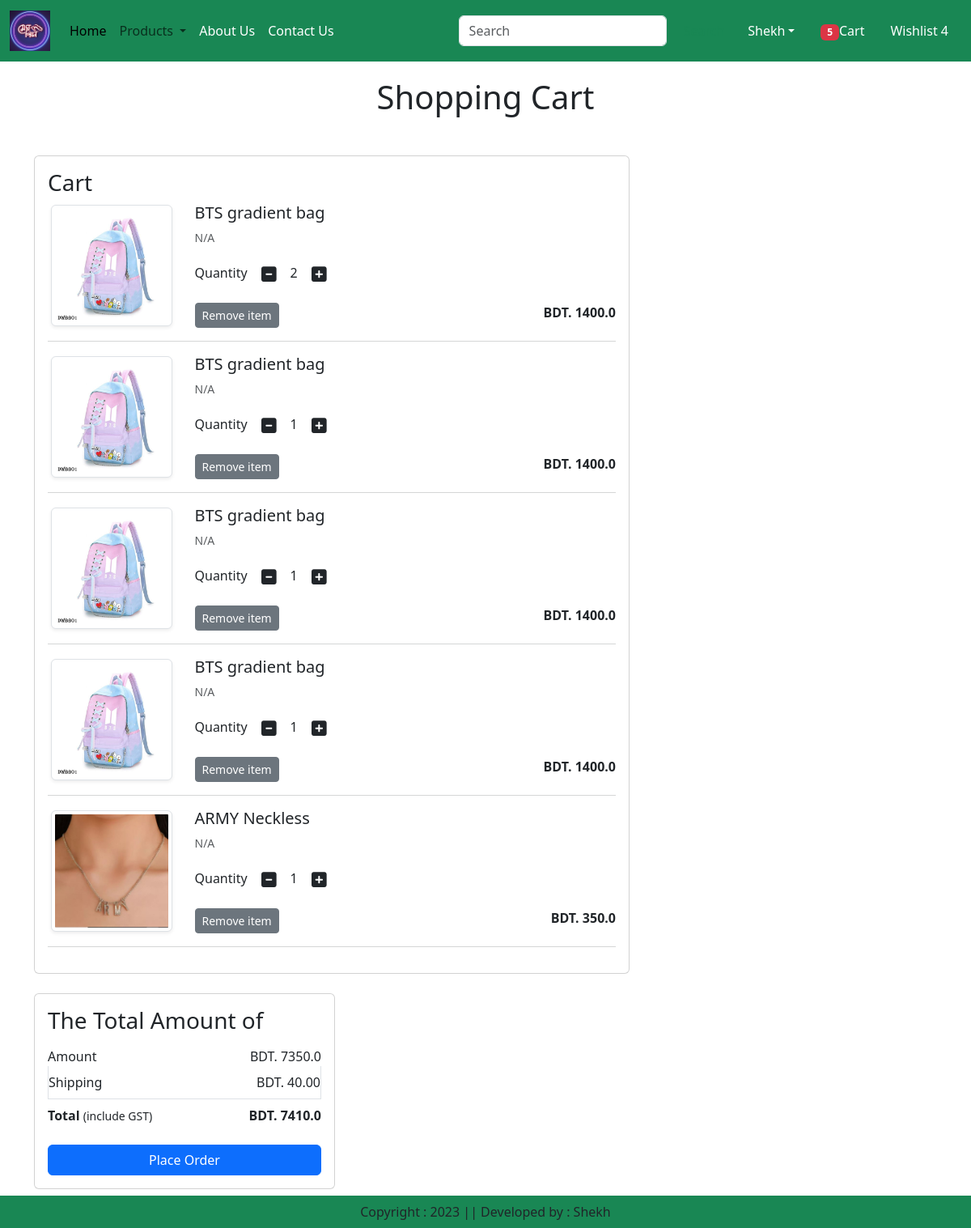
The app's page /cart/ (signed in) with its own data.
### app/models.py (models this page shows, shortened)
class Cart(models.Model):
    user = models.ForeignKey(User,on_delete=models.CASCADE)
    product = models.ForeignKey(Product,on_delete=models.CASCADE)
    quantity = models.PositiveIntegerField(default=1)

class Product(models.Model):
    title = models.CharField(max_length=100)
    selling_price = models.FloatField()
    discounted_price = models.FloatField()
    description = models.TextField()
    composition = models.TextField(default='')
    prodapp = models.TextField(default='')
    category = models.CharField(choices=CATEGORY_CHOICES, max_length=2)
    product_image = models.ImageField(upload_to='product')

### app/views.py (the view)
# urls.py: path("cart/", views.show_cart,name="showcart"),
def show_cart(request):
    user=request.user
    cart=Cart.objects.filter(user=user)
    amount=0
    for p in cart:
        value=p.quantity * p.product.discounted_price
        amount=amount+value
    totalamount=amount+60
    totalitem = 0
    if request.user.is_authenticated:
        totalitem=len(Cart.objects.filter(user=request.user))
    return render(request, 'app/addtocart.html',locals())

### app/templates/app/addtocart.html (shortened to what this page needs)
{% extends 'app/base.html' %}
{% load static %}
{% block main-content %}
<br><br>
<div class="container my-5">
    <div class="row">
        {% if cart %}
        <h1 class="text-center mb-5">Shopping Cart</h1>
        <div class="col-sm-8">
            <div class="card">
                <div class="card-body">
                    <h3>Cart</h3>
                    {% for item in cart %}
                    <div class="row">
                        <div class="col-sm-3 text-center align-self-center"><img src="{{item.product.product_image.url}}" alt="" srcset="" class="img-fluid img-thumbnail shadow-sm" height="150" width="150"> </div>
                        <div class="col-sm-9">
                            <div>
                                <h5>{{item.product.title}}</h5>
                                <p class="mb-2 text-muted small">{{item.product.description}}</p>
                                <div class="my-3">
                                    <label for="quantity">Quantity</label>
                                    <a class="minus-cart btn" pid={{item.product.id}}><i class="fas fa-minus-square fa-lg"></i></a>
                                     <span id="quantity">{{item.quantity}}</span>
                                    <a class="plus-cart btn" pid={{item.product.id}}><i class="fas fa-plus-square fa-lg"></i></a>
                                </div>
                                <div class="d-flex justify-content-between">
                                    <a href="#" class="remove-cart btn btn-sm btn-secondary mr-3" pid={{item.product.id}}>Remove item</a>
                                    <p class="mb-0"><span><strong>BDT. {{item.product.discounted_price}}</strong></span></p>
                                </div>
                            </div>
                        </div>
                    </div>
                    <hr class="text-muted">
                    {% endfor %}
                </div>
            </div>
        </div>
    </div>
<br>
    <div class="col-sm-4">
        <div class="card">
            <div class="card-body">
                <h3>The Total Amount of</h3>
                <ul class="list-group">
                    <li class="list-group-item d-flex justify-content-between align-items-center border-0 px-0 pb-0" >Amount<span id="amount">BDT. {{amount}}</span></li>
                    <li class="list-group-item d-flex justify-content-between align-items-center px-0">Shipping<span>BDT. 40.00</span></li>
                    <li class="list-group-item d-flex justify-content-between align-items-center border-0 px-0 mb-3">
                        <div>
                            <strong>Total</strong> <small>(include GST)</small>
                        </div>
                        <span id="totalamount"><strong>BDT. {{totalamount}}</strong></span>
                    </li>
                </ul>
                <div class="d-grid"><a href="{% url 'checkout' %}" class="btn btn-primary">Place Order</a></div>
            </div>
        </div>
    </div>
    {% else %}
    <h1 class="text-center mb-5">Cart is Empty</h1>
{% endif %}
</div>
{% endblock main-content %}

### app/templates/app/base.html (shortened to what this page needs)
<!DOCTYPE html>
{% load static  %}
<html lang="en">
<head>
    <link href="https://cdn.jsdelivr.net/npm/bootstrap@5.3.0-alpha1/dist/css/bootstrap.min.css" rel="stylesheet">
    <link rel='stylesheet' href="{% static 'app/css/owl.carousel.min.css' %}"/>
    <link rel='stylesheet' href="{% static 'app/css/all.min.css' %}"/>
    <link rel='stylesheet' href="{% static 'app/css/style.css' %}"/>
</head>
<body>
    <nav class="navbar navbar-expand-lg fixed-top navebar-dark bg-success">
        <div class="container-fluid">
          <a class="navbar-brand" href="#">
            <img src="{% static "app/images/MegPeon.jpg" %}" width="50" height="50" />
          </a>
          <div class="collapse navbar-collapse" id="navbarSupportedContent">
            <ul class="navbar-nav me-auto mb-2 mb-lg-0">
              {% if request.user.is_authenticated %}
              <li class="nav-item">
                <a class="nav-link active" aria-current="page" href="/">Home</a>
              </li>
              <li class="nav-item dropdown">
                <a class="nav-link dropdown-toggle" href="#" role="button" data-bs-toggle="dropdown" aria-expanded="false">
                  Products
                </a>
              </li>
              <li class="nav-item">
                <a class="nav-link text-white" href="{% url 'about' %}">About Us</a>
              </li>
              <li class="nav-item">
                <a class="nav-link text-white" href="{% url 'contact' %}">Contact Us</a>
              </li>
            </ul>
            <form class="d-flex" role="search">
              <input class="form-control me-2" type="search" placeholder="Search" aria-label="Search">
              <button class="btn btn-outline-success" type="submit">Search</button>
            </form>
          </div>
          <ul class="navbar-nav me-auto mb-2 mb-lg-0">
            <li class="nav-item dropdown mx-2">
                <a class="nav-link dropdown-toggle text-white" href="#" id="profileDropdown" role="button" data-bs-toggle="dropdown" aria-expanded="false">Shekh</a>
            </li>
            <li class="nav-item mx-2">
                <a href="{% url 'showcart' %}" class="nav-link text-white"><span class="badge bg-danger">{% if totalitem > 0 %} {{totalitem}} {% endif %}</span>Cart</a>
            </li>
            <li class="nav-item mx-2">
                <a href="#" class="nav-link text-white">Wishlist 4</a>
            </li>
            {% endif %}
          </ul>
        </div>
    </nav>
    {% block main-content %}{% endblock main-content %}
    <footer class="container-fluid fixed-bottom bg-success text-center p-2 mt-5">
        Copyright : 2023 || Developed by : Shekh
    </footer>
</body>
</html>

### records on screen
Cart: product.product_image (picture), product "BTS gradient bag", product.description "N/A", quantity "2", product.discounted_price "1400.0"
Cart: product.product_image (picture), product "BTS gradient bag", product.description "N/A", quantity "1", product.discounted_price "1400.0"
Cart: product.product_image (picture), product "BTS gradient bag", product.description "N/A", quantity "1", product.discounted_price "1400.0"
Cart: product.product_image (picture), product "BTS gradient bag", product.description "N/A", quantity "1", product.discounted_price "1400.0"
Cart: product.product_image (picture), product "ARMY Neckless", product.description "N/A", quantity "1", product.discounted_price "350.0"

### other values on screen
{{ totalitem }} "5"
{{ amount }} "7350.0"
{{ totalamount }} "7410.0"
